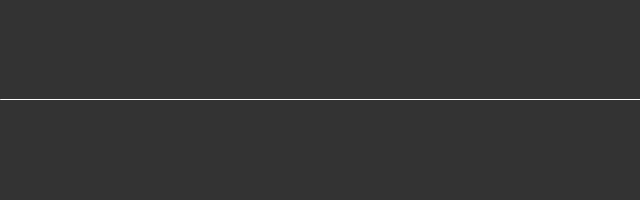
Frame 1 (no input)
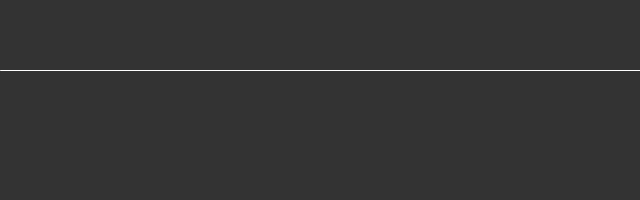
Frame 60 (the mouse pressed at the canvas centre just before this capture)
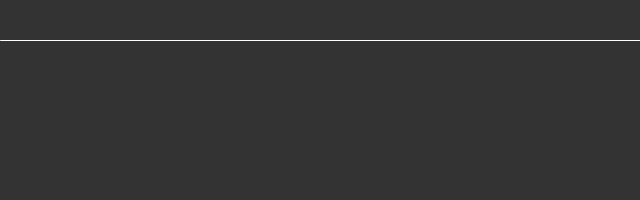
Frame 120 (the mouse held since frame 60 and released just before this capture)

The Processing sketch that drew these frames (run headless with seeded random() and noise(); from frame 60 on, the mouse is pressed at the canvas centre):

// Processing sketch: Linear
// ── Linear.pde
/**
 * Linear Motion.
 * 
 * Changing a variable to create a moving line. 
 * When the line moves off the edge of the window, 
 * the variable is set to 0, which places the line 
 * back at the bottom of the screen.
 */

float a = 100;

void setup() {
  size(640, 200);
  stroke(255);
}

void draw() {
  background(51);
  
  a = a - 0.5;
  if (a < 0) {
    a = height;
  }
  
  line(0, a, width, a);
}
